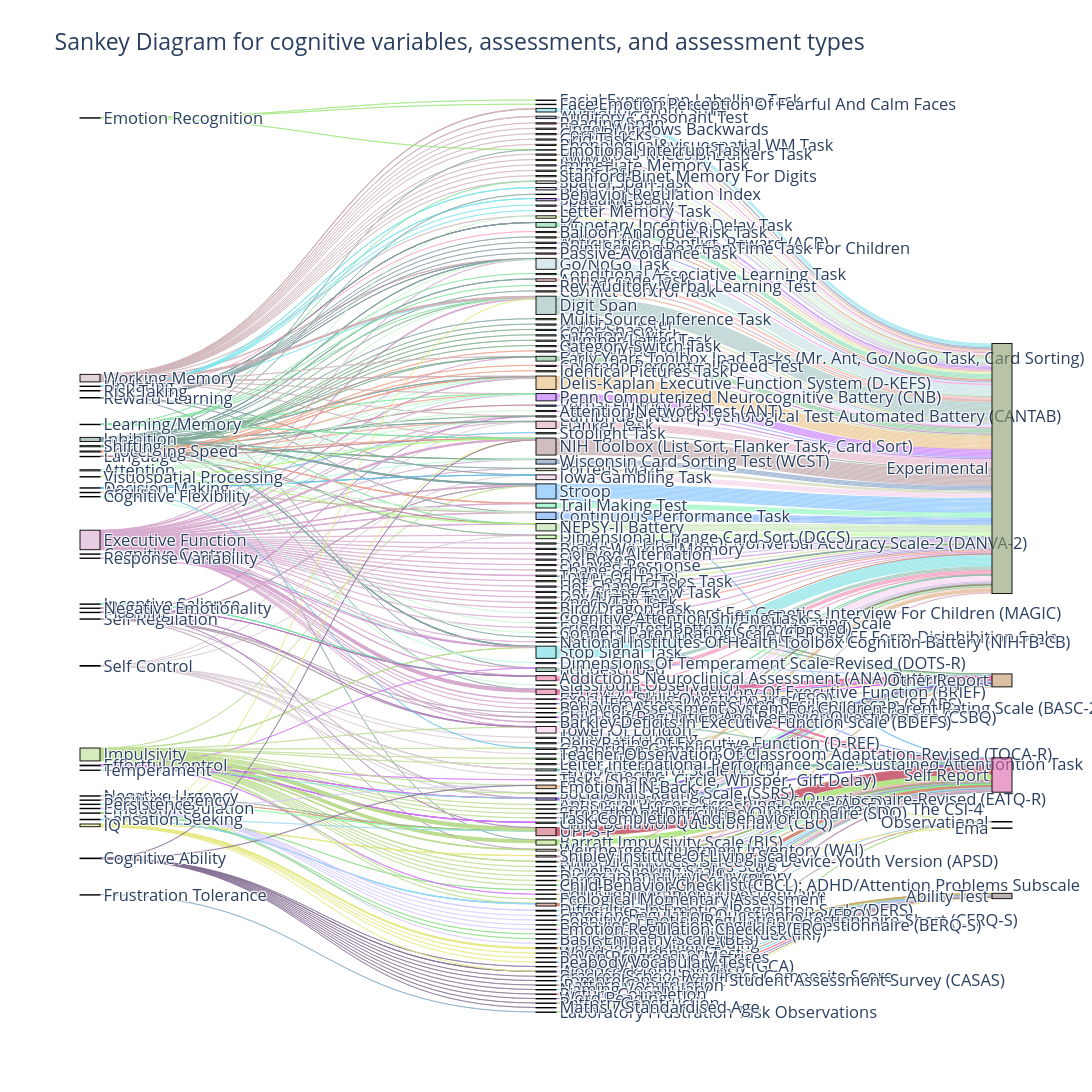

The cell this chart's notebook holds for it:
### Markdown cell above
#### Cognitive variables

This is an overview plot for the studies using cognitive variables (which of course is only 40.5% of studies actually did). Left is the variable, in the middle is the name of the scale or test used, and left is the type of report.

### Code cell
#Making the sankey plot for cognitive variables
# 1. Create unique labels
labels = list(pd.concat([
    df_sankey_cog['cv'], 
    df_sankey_cog['ca'], 
    df_sankey_cog['cat']
]).unique())

# 2. Map labels to indices
label_map = {label: idx for idx, label in enumerate(labels)}

# 3. Define sources, targets, and values
sources = df_sankey_cog['cv'].map(label_map).tolist() + \
          df_sankey_cog['ca'].map(label_map).tolist()

targets = df_sankey_cog['ca'].map(label_map).tolist() + \
            df_sankey_cog['cat'].map(label_map).tolist()

values = df_sankey_cog['c_count'].tolist() + \
            df_sankey_cog['cat_count'].tolist()

# 4. Generate pastel colors
import random

def pastel_color():
    r = lambda: random.randint(100, 255)
    return f'rgba({r()},{r()},{r()},0.6)'

label_to_color = {label: pastel_color() for label in labels}
node_color_list = [label_to_color[label] for label in labels]

# 5. Set link colors by source node's color (first half) and middle node (second half)
link_colors = [label_to_color[df_sankey_cog['cv'].iloc[i]] 
               for i in range(len(df_sankey_cog))] + \
              [label_to_color[df_sankey_cog['ca'].iloc[i]] 
               for i in range(len(df_sankey_cog))]

# 7. Create the figure
fig = go.Figure(data=[go.Sankey(
    node=dict(
        pad=15,
        thickness=20,
        line=dict(color="black", width=0.9),
        label=labels,
        color=node_color_list,
        align="left"
    ),
    link=dict(
        source=sources,
        target=targets,
        value=values,
        color=link_colors,
        customdata=df_sankey_cog['nameyear'].tolist() * 2,
        hovertemplate='%{customdata}<extra></extra>'
    )
)])

fig.update_layout(
    title_text="Sankey Diagram for cognitive variables, assessments, and assessment types",
    font_size=16.5,
    width=1700,
    height=3300,
    hovermode='x'
)
fig.show()

fig.write_html("C:/Users/U727148/Latent_Variable_Supplement/sankey_cog_plot.html", include_plotlyjs="cdn")

### Figure 1 — Plotly figure (JSON) as saved in the notebook; plotly's stock layout.template omitted (floating-point values rounded to 4 significant figures; data arrays with more than 128 entries replaced by an {"elided": "..."} marker saying what was removed)
{"data": [{"link": {"color": {"elided": "700 str values"}, "customdata": {"elided": "700 str values"}, "hovertemplate": "%{customdata}<extra></extra>", "source": {"elided": "700 int values"}, "target": {"elided": "700 int values"}, "value": {"elided": "700 int values"}}, "node": {"align": "left", "color": {"elided": "189 str values"}, "label": {"elided": "189 str values"}, "line": {"color": "black", "width": 0.9}, "pad": 15, "thickness": 20}, "type": "sankey"}], "layout": {"font": {"size": 16.5}, "height": 3300, "hovermode": "x", "title": {"text": "Sankey Diagram for cognitive variables, assessments, and assessment types"}, "width": 1700}}
